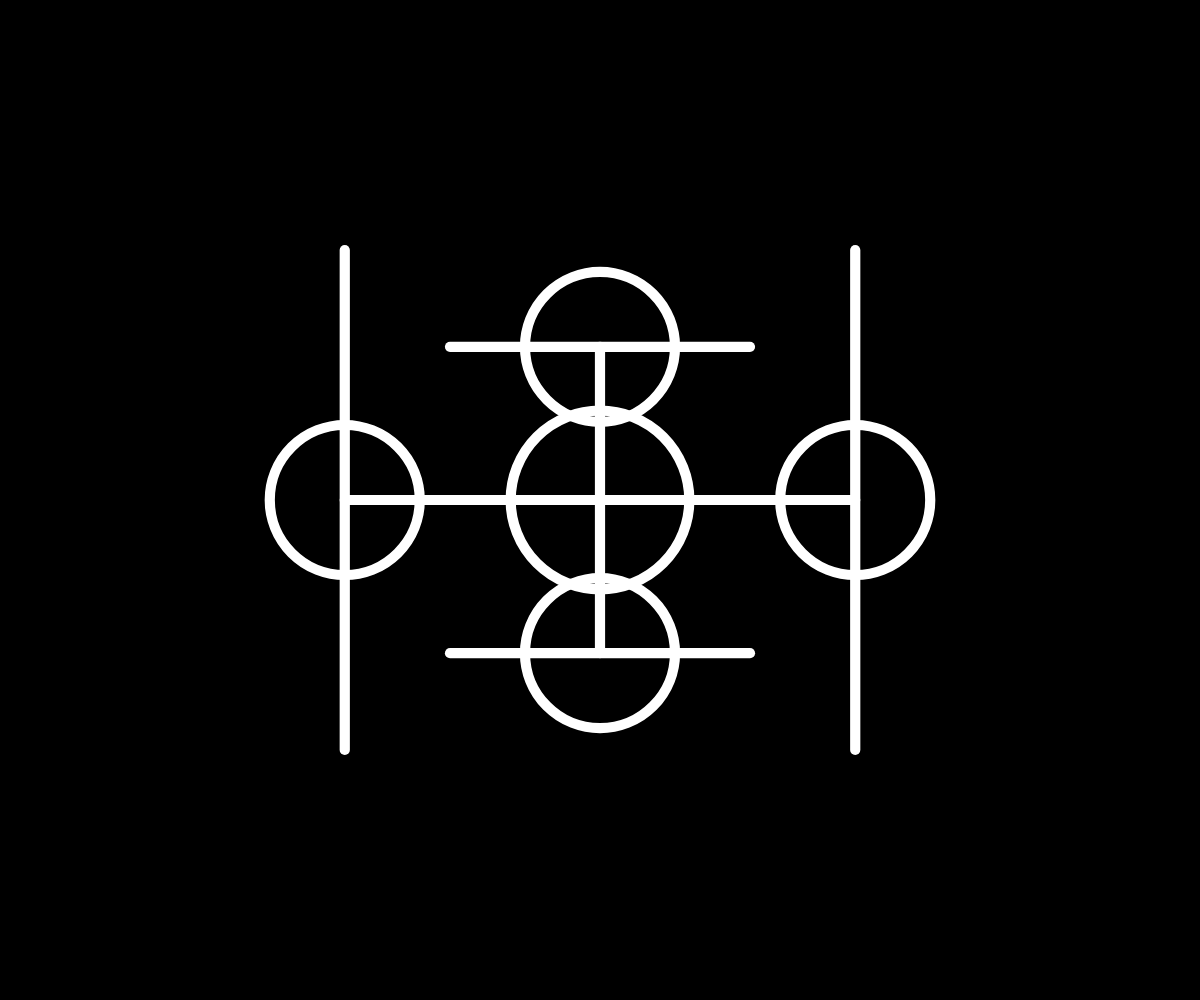
Frame 1 (no input)
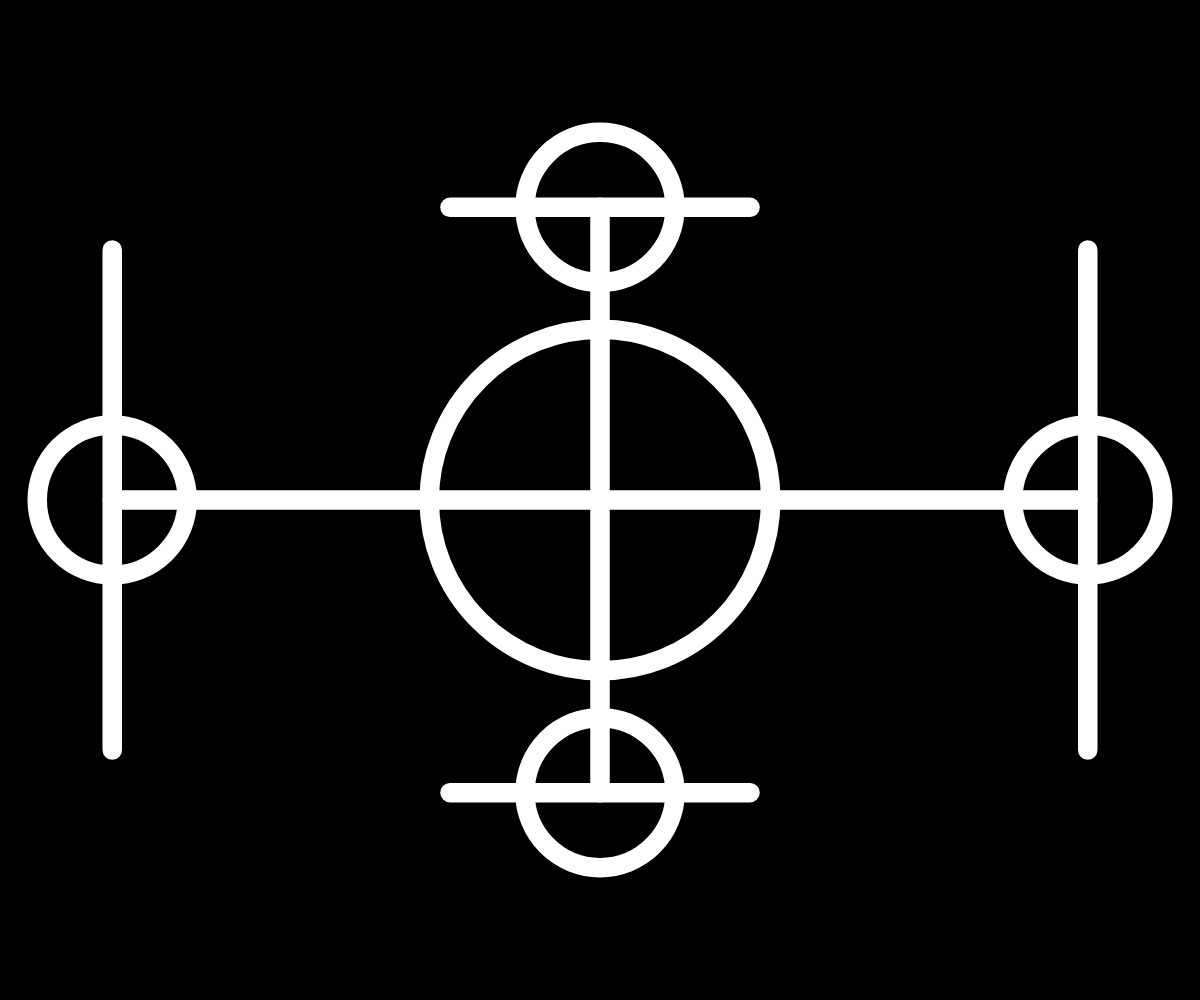
Frame 60 (no input)
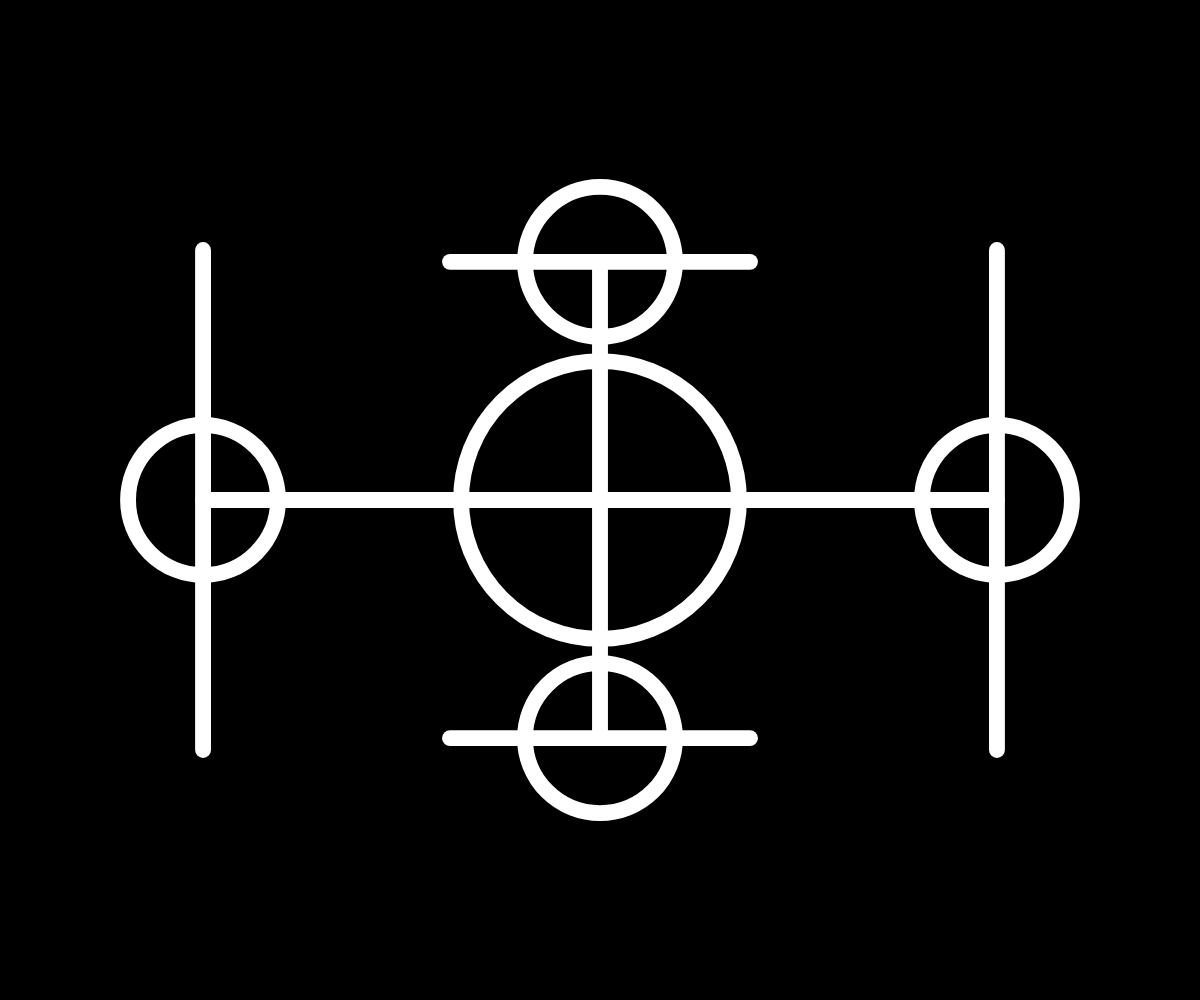
Frame 120 (the mouse pressed at the canvas centre since frame 60)

The p5.js sketch that drew these frames (run headless with seeded random() and noise() and a simulated clock; from frame 60 on, the mouse is pressed at the canvas centre):

// p5.js sketch
// ── sketch.js
function setup() {
  createCanvas(windowWidth, windowHeight);
}

function windowResized () {
  resizeCanvas(windowWidth, windowHeight);
}

function draw() {
  background(0);
  xCenter = width/2;
  yCenter = height/2;
  let seconds = millis() / 1000;
  let duration = 5;
  let anim = seconds / duration % 1;
  const round = sin(anim * PI * 2) * 0.5 + 0.5;
  noFill();
  stroke(255);
  strokeWeight(round * 20);
  circle(xCenter, yCenter, round * 350);
  line(xCenter - round*500, yCenter, xCenter + round*500, yCenter);
  line(xCenter + round*500, yCenter + yCenter/2, xCenter + round*500, yCenter - yCenter/2);
  line(xCenter - round*500, yCenter + yCenter/2, xCenter - round*500, yCenter - yCenter/2);
  line(xCenter, yCenter + round*300, xCenter, yCenter - round*300);
  line(xCenter - xCenter/4, yCenter - round*300, xCenter + xCenter/4, yCenter - round*300);
  line(xCenter - xCenter/4, yCenter + round*300, xCenter + xCenter/4, yCenter + round*300);
  push();
    translate(round*500, 0);
    circle(xCenter, yCenter, 150);
  pop();

  push();
    translate(-round*500, 0);
    circle(xCenter, yCenter, 150);
  pop();

  push();
    translate(0, +round*300);
    circle(xCenter, yCenter, 150);
  pop();

  push();
    translate(0, -round*300);
    circle(xCenter, yCenter, 150);
  pop();
}

function mousePressed() {
  loop();
}

function mouseReleased() {
  noLoop();
}
